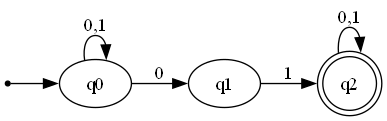

Reproduce this figure in Python.
import os

# Graphviz path
os.environ["PATH"] += os.pathsep + r"C:\Program Files\Graphviz\bin"

from graphviz import Digraph

# Create NFA
nfa = Digraph("NFA", format="png")
nfa.attr(rankdir="LR")

# States
nfa.node("q0", "q0")
nfa.node("q1", "q1")
nfa.node("q2", "q2", shape="doublecircle")

# Start arrow
nfa.node("start", "", shape="point")
nfa.edge("start", "q0")

# NFA transitions
nfa.edge("q0", "q0", label="0,1")
nfa.edge("q0", "q1", label="0")
nfa.edge("q1", "q2", label="1")
nfa.edge("q2", "q2", label="0,1")

# Generate visualization
nfa.render("nfa", view=True)
